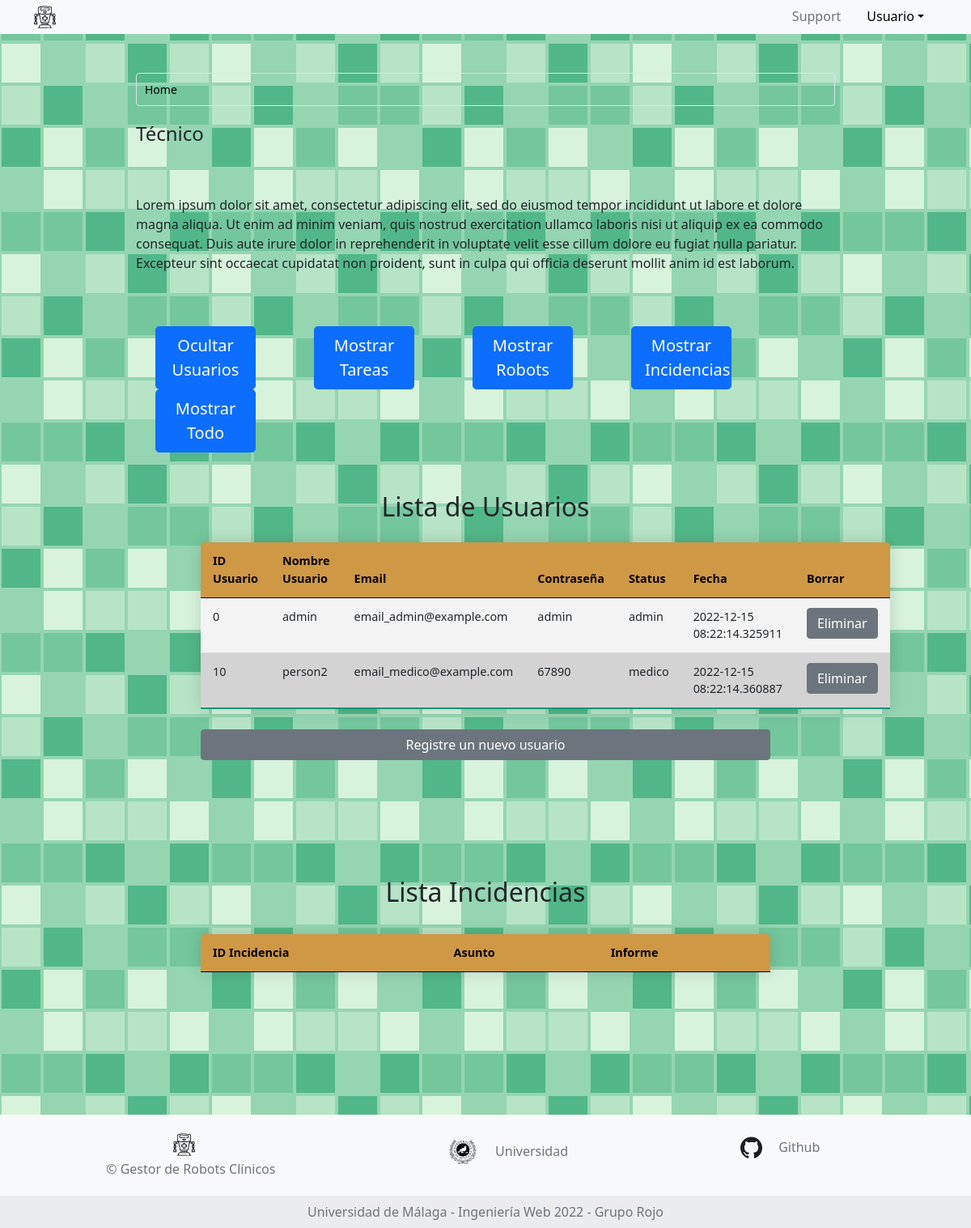
The page /admin on the database its author committed.
### app.py (models this page shows, shortened)
class Users(db.Model):
    __tablename__ = 'Users'
    id = db.Column(db.String(10), primary_key=True)
    name = db.Column(db.String(150), nullable=False)
    email = db.Column(db.String(120), nullable=False, unique=True)
    password = db.Column(db.String(20), nullable=False)
    status = db.Column(db.String(20), nullable=False)
    date = db.Column(db.DateTime, default=datetime.utcnow)

### app.py (the view)
@app.route("/admin")
def admin():
    usuarios_db = db.session.query(Users).all()
    tareas_db = db.session.query(Tareas).all()
    robots_db = db.session.query(Robots).all()
    incidencias_db = db.session.query(Incidencias).all()
    return render_template('template_tecnico.jinja', usuarios = usuarios_db, tareas = tareas_db, robots = robots_db)

### templates/template_tecnico.jinja (shortened to what this page needs)
{% extends 'base.jinja' %}
{% block content %}
<body class="bg">
  <div class="main-container row p-5 mx-0 justify-content-center align-self-center">
    <div class="row col-md-10 px-3">
      <nav aria-label="breadcrumb">
        <ol class="breadcrumb breadcrumb-custom">
          <li class="breadcrumb-item active" aria-current="page"><span>Home</span></li>
        </ol>
      </nav>
    </div>
    <div class="row col-md-10 px-3">
      <legend>Técnico</legend>
      <p class="padd">
        Lorem ipsum dolor sit amet, consectetur adipiscing elit, sed do eiusmod tempor incididunt ut
        labore et dolore magna aliqua. Ut enim ad minim veniam, quis nostrud exercitation ullamco laboris
        nisi ut aliquip ex ea commodo consequat. Duis aute irure dolor in reprehenderit in voluptate velit esse
        cillum dolore eu fugiat nulla pariatur. Excepteur sint occaecat cupidatat non proident, sunt in culpa qui
        officia deserunt mollit anim id est laborum.
      </p>
    </div>
    <div class="row col-md-10 px-3">
      <div class="col col-lg-2 mx-4">
        <button type="button" class="btn btn-primary btn-lg" id="show-user-div">Ocultar Usuarios</button>
      </div>
      <div class="col col-lg-2 mx-4">
        <button type="button" class="btn btn-primary btn-lg" id="show-task-div">Mostrar Tareas</button>
      </div>
      <div class="col col-lg-2 mx-4">
        <button type="button" class="btn btn-primary btn-lg" id="show-robot-div">Mostrar Robots</button>
      </div>
      <div class="col col-lg-2 mx-4">
        <button type="button" class="btn btn-primary btn-lg" id="show-incidencia-div">Mostrar Incidencias</button>
      </div>
      <div class="col col-lg-2 mx-4">
        <button type="button" class="btn btn-primary btn-lg" id="show-everything">Mostrar Todo</button>
      </div>
    </div>
    <fieldset class="text-black col-md-8 px-3 bot">
      <form method="GET" class="mt-5 row justify-content-center">
        <div class="row" id=user-div name="user-div">
          <table class="table table-hover table-sortable">
            <h2 class="text-center">Lista de Usuarios</h2>
            <thead>
              <tr>
                <th scope="col"> ID Usuario </th>
                <th scope="col"> Nombre Usuario</th>
                <th scope="col"> Email </th>
                <th scope="col"> Contraseña </th>
                <th scope="col"> Status </th>
                <th scope="col"> Fecha </th>
                <th scope="col"> Borrar </th>
              </tr>
            </thead>
            <tbody>
              {% for user in usuarios %}
              <tr>
                <td>{{user.id}}</td>
                <td>{{user.name}}</td>
                <td>{{user.email}}</td>
                <td>{{user.password}}</td>
                <td>{{user.status}}</td>
                <td>{{user.date}}</td>
                <td>
                  <a class="btn btn-secondary" href="/deleteUsuario/{{user.id}}">Eliminar</a>
                </td>
              </tr>
              {% endfor %}
            </tbody>
          </table>
          <a class="btn btn-secondary" href="/admin/formularioUsuarios">Registre un nuevo usuario</a>
        </div>
      </form>
      <form method="GET" class="mt-5 row justify-content-center">
        <div class="row" id=incidencia-div name="incidencia-div">
          <table class="table table-hover table-sortable">
            <h2 class="text-center">Lista Incidencias</h2>
            <thead>
              <tr>
                <th scope="col"> ID Incidencia </th>
                <th scope="col"> Asunto </th>
                <th scope="col"> Informe </th>
              </tr>
            </thead>
          </table>
        </div>
      </form>
    </fieldset>
  </div>
  {% endblock %}

### templates/base.jinja (shortened to what this page needs)
<!doctype html>
<html>
    <head>
        <link href="https://cdn.jsdelivr.net/npm/bootstrap@5.0.2/dist/css/bootstrap.min.css" rel="stylesheet"
 />
        <link rel="stylesheet" type="text/css" href="../static/css/style.css" />
    </head>
<body class="bg">
    <header>
        <nav class="nav nav-pills bg-light">
            <div class="container">
                <div class="row justify-content-start">
                    <div class="col">
                        <ul class="nav justify-content-right">
                            <li><a class="navbar-brand"><img src="../static/images/robot_icon.svg" alt="Bootstrap" width="27"
                                        height="42"></a></li>
                        </ul>
                    </div>
                    <div class="col">
                        <ul class="nav justify-content-end">
                            <li><a href="#" class="nav-link disabled" tabindex="-1" aria-disabled="true">Support</a>
                            </li>
                            <li class="nav-item dropdown">
                                <a class="nav-link dropdown-toggle my_black" data-bs-toggle="dropdown" href="#" role="button"
                                    aria-expanded="false">Usuario</a>
                            </li>
                        </ul>
                    </div>
                </div>
            </div>
        </nav>
        {% block content %} {% endblock %}
    </header>
    <footer class="text-center text-lg-start bg-light text-muted fixed">
        <section class="" style="height: 100px">
            <div class="container text-center text-md-start mt-0.1 align-items-center" style="height: 100%">
                <div class="row mt-3 align-items-center" style="height: 100%">
                    <div class="col-md-3 col-lg-4 col-xl-3 mx-auto mb-4 align-items-center" style="height: 100%">
                        <div class="text-center p-3"><a class="navbar-brand" href="#"><img src="../static/images/robot_icon.svg"
                                    alt="Bootstrap" width="27" height="42"></a>
                            <h6 class="display-9">© Gestor de Robots Clínicos</h6>
                        </div>
                    </div>
                    <div class="col-md-2 col-lg-2 col-xl-2 mx-auto mb-4 align-items-center" style="height: 100%">
                        <div class="text-center p-3 align-items-center" style="height: 100%; width: 220px"><a class="navbar-brand" href="https://www.uma.es/"><img src="../static/images/UMA.svg" alt="Bootstrap"
                                    width="40" height="60"></a> Universidad
                        </div>
                    </div>
                    <div class="col-md-4 col-lg-3 col-xl-3 mx-auto mb-4 align-items-center" style="height: 100%">
                        <p class="text-center p-4 align-items-center">
                            <a class="navbar-brand" href="https://github.com/jesusaldanamartin/web_engineering">
                            <img src="../static/images/GitHub-Mark.svg" alt="Bootstrap" width="27"
                            height="30"></a> Github
                        </p>
                    </div>
                </div>
            </div>
        </section>
        <div class="text-center p-2" style="background-color: rgba(0, 0, 0, 0.05); height: 40px">
            Universidad de Málaga - Ingeniería Web 2022 - Grupo Rojo
        </div>
    </footer>
</body>
</html>

### static/css/style.css (style rules this page uses)
.btn { max-width: 100%; }
.my_black { color: rgb(0, 0, 0); }
.padd { padding-bottom: 50px; padding-top: 50px; }
#user-div { display: block; }
.table { border-color: white; border-radius: 5px 5px 0 0; overflow: hidden; border-collapse: collapse; margin: 25px 0; font-size: 0.9em; min-width: 400px; box-shadow: 0 0 20px rgba(0, 0, 0, 0.15); }
.table thead tr { background-color: #cf9844; color: #000000; text-align: left; font-weight: bold; }
.table th, .table td { padding: 12px 15px; }
.table tbody tr { border-bottom: 1px solid #dddddd; }
.table tbody tr:nth-last-of-type(even) { background-color: #f3f3f3; }
.table tbody tr:nth-last-of-type(odd) { background-color: #d3d3d3; }
.table tbody tr:last-of-type { border-bottom: 2px solid #009879; }
.table-sortable th { cursor: pointer; }
.bot { padding-bottom: 2.3cm; }
.breadcrumb.breadcrumb-custom { padding: 0 0; border-color: #dbe3e6; }
.breadcrumb { border: 1px solid #f3f3f3; }
.breadcrumb { display: flex; flex-wrap: wrap; padding: 0.56rem 1.13rem; margin-bottom: 1rem; list-style: none; background-color: transparent; border-radius: 0.25rem; }
nav { display: block; }
.breadcrumb.breadcrumb-custom .breadcrumb-item { font-size: 0.875rem; background: #dbe3e6; padding: 0.56rem 10px; color: #000; display: inline-block; vertical-align: top; }
.breadcrumb.breadcrumb-custom .breadcrumb-item:before { content: ""; }
.breadcrumb.breadcrumb-custom .breadcrumb-item:last-child { background: transparent; }
a:link { text-decoration:none; }

### rows shown on the page
Users: id "0", name "admin", email "email_admin@example.com", password "admin", status "admin", date "2022-12-15 08:22:14.325911"
Users: id "10", name "person2", email "email_medico@example.com", password "67890", status "medico", date "2022-12-15 08:22:14.360887"
